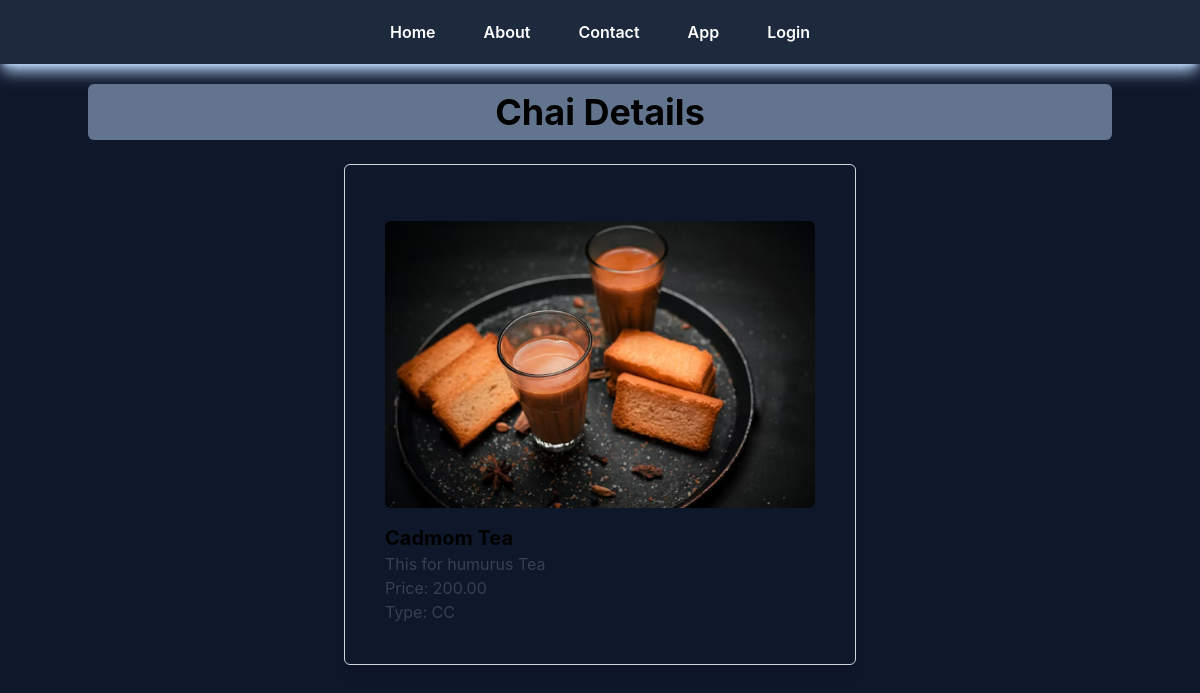
The app's page /app/chai/4/ with its own data.
### app/models.py (models this page shows, shortened)
class ChaiVariety(models.Model):
    chai_type_choices=[
        ('ML','Masala Chai'),
        ('GR','Ginger Chai'),
        ('CC','Cardamom Chai'),
        ('TC','Tulsi Chai'),
        ('ElaiC','Elaichi Chai'),
    ]
    name=models.CharField(max_length=100)
    image=models.ImageField(upload_to='chai_images/')
    date_added=models.DateTimeField(default=timezone.now)
    description=models.TextField(max_length=500)
    price=models.DecimalField(max_digits=5,decimal_places=2)
    type=models.CharField(max_length=5,choices=chai_type_choices,default='ML')

### app/views.py (the view)
# urls.py: path('chai/<int:chai_id>/', views.chai_details, name='chai-details'),
def chai_details(request, chai_id):
    chai_details=get_object_or_404(ChaiVariety, pk=chai_id)
    return render(request, 'app/chai_details.html', {'chaidetails': chai_details})

### app/templates/app/chai_details.html (shortened to what this page needs)
{% extends "_base.html" %}
{% block content %}
<h1 class=" w-full  text-center text-4xl py-2 rounded-md bg-slate-500 font-bold ">Chai Details</h1>
<div class=" w-full h-screen flex flex-col items-center mt-6">
        <div class=" w-1/2 h-fit border dark:text-white border-gray-300 rounded-md shadow-lg p-10">
            <img class="w-full max-h-96 object-cover rounded-md mx-auto my-4" src="{{ chaidetails.image.url }}" alt="{{ chaidetails.name }}">
            <h2 class="text-xl font-bold">{{ chaidetails.name }}</h2>
            <p class="text-gray-700">{{ chaidetails.description }}</p>
            <p class="text-gray-700">Price: {{ chaidetails.price }}</p>
            <p class="text-gray-700">Type: {{ chaidetails.type }}</p>
        </div>
</div>
{% endblock %}

### records on screen
ChaiVariety: image (picture), name "Cadmom Tea", description "This for humurus Tea", price "200.00", type "CC"
